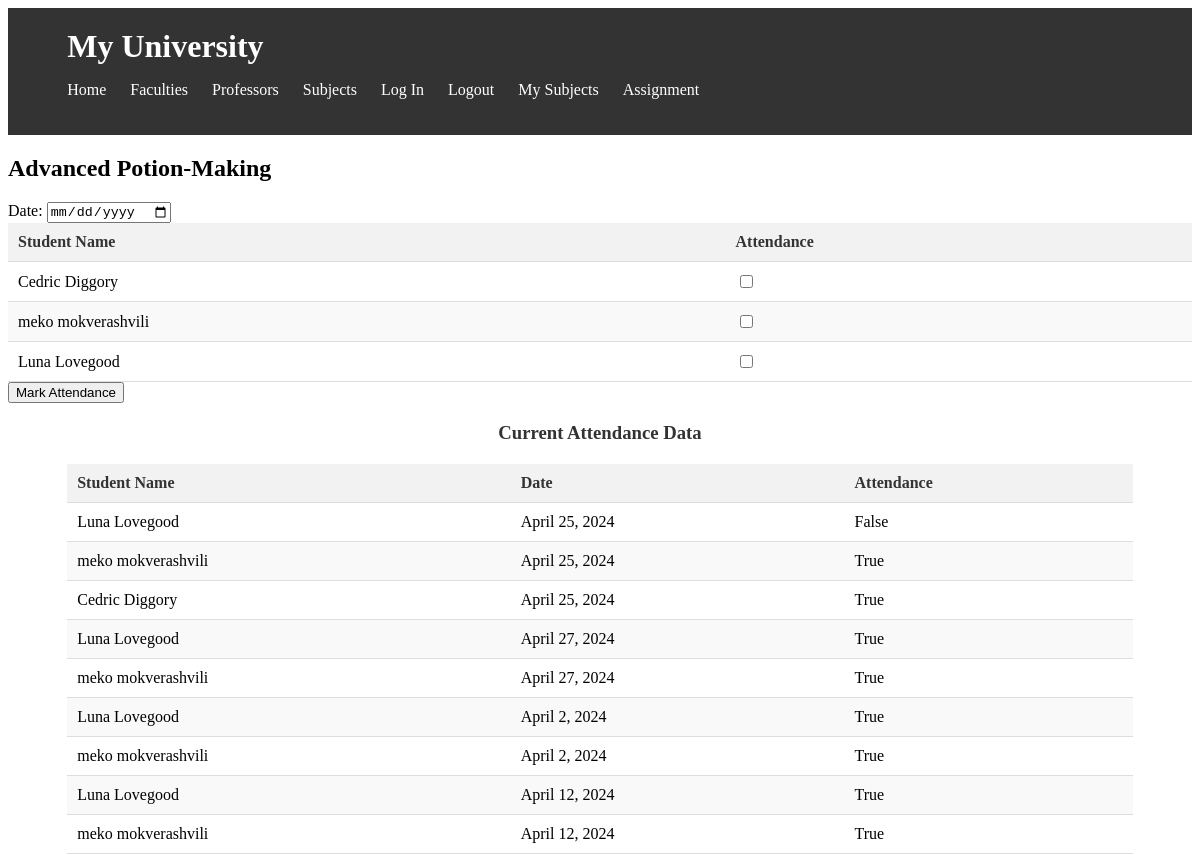
Screenshot of /mark_attendance/1/ (signed in) with the database file from the repository.
### university/models/course.py (models this page shows, shortened)
class Course(models.Model):
    name = models.CharField(max_length=100, verbose_name=_('Course Name'))
    description = models.TextField(verbose_name=_('Description'))
    professor = models.ForeignKey('university.Professor', on_delete=models.CASCADE, related_name='courses',
                                  verbose_name=_('Professor'), blank=True, null=True)
    syllabus = models.FileField(upload_to='university/syllabus/', verbose_name=_('Syllabus'))
    number_of_credits = models.PositiveIntegerField(verbose_name=_('Number of Credits'), default=0, blank=True)
    created_at = models.DateTimeField(auto_now_add=True, verbose_name=_('Created At'))
    updated_at = models.DateTimeField(auto_now=True, verbose_name=_('Updated At'))
    class Meta:
        verbose_name = _('Course')
        verbose_name_plural = _('Courses')
        ordering = ('-created_at',)

### university/models/Taking_Subjects.py (models this page shows, shortened)
class TakingSubjects(models.Model):
    student = models.ForeignKey(Student, on_delete=models.CASCADE, related_name='taken_subjects',
                                 verbose_name=_('Student'))
    course = models.ForeignKey(Course, on_delete=models.CASCADE, related_name='students_taking',
                               verbose_name=_('Course'))
    semester = models.PositiveIntegerField(verbose_name=_('Semester'), default=1,
                                           validators=[MinValueValidator(1), MaxValueValidator(8)])  # Assuming a semester range from 1 to 8
    created_at = models.DateTimeField(auto_now_add=True, verbose_name=_('Created At'))
    updated_at = models.DateTimeField(auto_now=True, verbose_name=_('Updated At'))
    class Meta:
        verbose_name = _('Taking Subject')
        verbose_name_plural = _('Taking Subjects')
        ordering = ('-created_at',)

### university/models/student.py (models this page shows, shortened)
class Student(models.Model):
    user = models.OneToOneField(User, on_delete=models.SET_NULL, related_name='student', null=True, blank=True)
    first_name = models.CharField(max_length=100, verbose_name=_('First Name'))
    last_name = models.CharField(max_length=100, verbose_name=_('Last Name'))
    email = models.EmailField(max_length=100, verbose_name=_('Email'), default='', blank=True)
    gpa = models.FloatField(
        verbose_name='GPA',
        validators=[MaxValueValidator(4.0)],
        default=0.0
    )
    faculty = models.ForeignKey('university.Faculty', on_delete=models.CASCADE, related_name='students',
                                verbose_name=_('Faculty'), blank=True, null=True)
    created_at = models.DateTimeField(auto_now_add=True, verbose_name=_('Created At'))
    updated_at = models.DateTimeField(auto_now=True, verbose_name=_('Updated At'))
    class Meta:
        verbose_name = _('Student')
        verbose_name_plural = _('Students')
        ordering = ('-created_at',)

### university/models/attendance.py (models this page shows, shortened)
class Attendance(models.Model):
    student = models.ForeignKey(Student, on_delete=models.CASCADE, related_name='attendances',
                                 verbose_name=_('Student'))
    course = models.ForeignKey(Course, on_delete=models.CASCADE, related_name='attendances',
                               verbose_name=_('Course'))
    date = models.DateField(verbose_name=_('Date'))
    is_present = models.BooleanField(default=True, verbose_name=_('Is Present'))
    created_at = models.DateTimeField(auto_now_add=True, verbose_name=_('Created At'))
    updated_at = models.DateTimeField(auto_now=True, verbose_name=_('Updated At'))
    class Meta:
        verbose_name = _('Attendance')
        verbose_name_plural = _('Attendances')
        ordering = ('-created_at',)

### university/views/professor.py (the view, shortened to what this page needs)
# urls.py: path('mark_attendance/<int:subject_id>/', mark_attendance, name='mark_attendance'),
@login_required
def mark_attendance(request, subject_id):
    all_attendance = Attendance.objects.filter(course=subject_id)
    subject = get_object_or_404(Course, id=subject_id)
    students_taking_course = TakingSubjects.objects.filter(course=subject)
    courses_with_students = [{'course': subject, 'students': students_taking_course}]
    return render(request, 'university/mark_attendance.html',
                  {'courses_with_students': courses_with_students, 'all_attendance': all_attendance})

### university/templates/university/mark_attendance.html (shortened to what this page needs)
{% include 'university/header.html' %}
{% for course_with_students in courses_with_students %}
    <h2>{{ course_with_students.course.name }}</h2>
    <form method="post">
        <label for="date">Date:</label>
        <input type="date" id="date" name="date">
        <table>
            <thead>
                <tr>
                    <th>Student Name</th>
                    <th>Attendance</th>
                </tr>
            </thead>
            <tbody>
                {% for student in course_with_students.students %}
                    <tr>
                        <td>{{ student.student.first_name }} {{ student.student.last_name }}</td>
                        <td>
                            <input type="checkbox" name="attended_{{ student.student.id }}" value="True">
                        </td>
                    </tr>
                {% endfor %}
            </tbody>
        </table>
        <button type="submit">Mark Attendance</button>
    </form>
    <div class="container">
        <h3>Current Attendance Data</h3>
        <table>
            <thead>
                <tr>
                    <th>Student Name</th>
                    <th>Date</th>
                    <th>Attendance</th>
                </tr>
            </thead>
            <tbody>
                {% for attendance in all_attendance %}
                    <tr>
                        <td>{{ attendance.student.first_name }} {{ attendance.student.last_name }}</td>
                        <td>{{ attendance.date }}</td>
                        <td>{{ attendance.is_present }}</td>
                    </tr>
                {% endfor %}
            </tbody>
        </table>
    </div>
{% endfor %}

### university/templates/university/header.html (style rules this page uses)
.container { width: 90%; margin: 0 auto; }

### university/templates/university/mark_attendance.html (style rules this page uses)
h3 { text-align: center; margin-bottom: 20px; color: #333; }
table { width: 100%; border-collapse: collapse; }
th, td { padding: 10px; text-align: left; border-bottom: 1px solid #ddd; }
th { background-color: #f2f2f2; color: #333; }
tr:nth-child(even) { background-color: #f9f9f9; }

### rows the page displays
Course: course.name "Advanced Potion-Making"
TakingSubjects: student.first_name "Cedric", student.last_name "Diggory"
TakingSubjects: student.first_name "meko", student.last_name "mokverashvili"
TakingSubjects: student.first_name "Luna", student.last_name "Lovegood"
Attendance: student.first_name "Luna", student.last_name "Lovegood", date "April 25, 2024", is_present "False"
Attendance: student.first_name "meko", student.last_name "mokverashvili", date "April 25, 2024", is_present "True"
Attendance: student.first_name "Cedric", student.last_name "Diggory", date "April 25, 2024", is_present "True"
Attendance: student.first_name "Luna", student.last_name "Lovegood", date "April 27, 2024", is_present "True"
Attendance: student.first_name "meko", student.last_name "mokverashvili", date "April 27, 2024", is_present "True"
Attendance: student.first_name "Luna", student.last_name "Lovegood", date "April 2, 2024", is_present "True"
Attendance: student.first_name "meko", student.last_name "mokverashvili", date "April 2, 2024", is_present "True"
Attendance: student.first_name "Luna", student.last_name "Lovegood", date "April 12, 2024", is_present "True"
Attendance: student.first_name "meko", student.last_name "mokverashvili", date "April 12, 2024", is_present "True"
